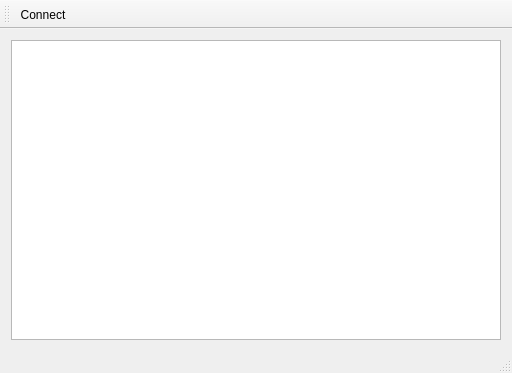
<?xml version="1.0" encoding="UTF-8"?>
<ui version="4.0">
 <class>MainWindow</class>
 <widget class="QMainWindow" name="MainWindow">
  <property name="geometry">
   <rect>
    <x>0</x>
    <y>0</y>
    <width>512</width>
    <height>373</height>
   </rect>
  </property>
  <property name="windowTitle">
   <string>MainWindow</string>
  </property>
  <widget class="QWidget" name="centralWidget">
   <layout class="QGridLayout" name="gridLayout_2">
    <item row="0" column="0">
     <layout class="QGridLayout" name="gridLayout">
      <item row="0" column="0">
       <widget class="QListView" name="listView"/>
      </item>
     </layout>
    </item>
   </layout>
  </widget>
  <widget class="QMenuBar" name="menuBar">
   <property name="geometry">
    <rect>
     <x>0</x>
     <y>0</y>
     <width>512</width>
     <height>25</height>
    </rect>
   </property>
  </widget>
  <widget class="QToolBar" name="mainToolBar">
   <attribute name="toolBarArea">
    <enum>TopToolBarArea</enum>
   </attribute>
   <attribute name="toolBarBreak">
    <bool>false</bool>
   </attribute>
   <addaction name="actionConnect"/>
  </widget>
  <widget class="QStatusBar" name="statusBar"/>
  <action name="actionConnect">
   <property name="text">
    <string>Connect </string>
   </property>
  </action>
 </widget>
 <layoutdefault spacing="6" margin="11"/>
 <resources/>
 <connections/>
</ui>
